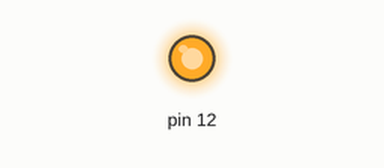
A sketch run on a simulated Arduino Uno, built with avr-gcc and run on an emulated ATmega328P. Parts: output pins drawn as LEDs (lit = HIGH).

Above: at 0.5 s.
At 20.0 s:
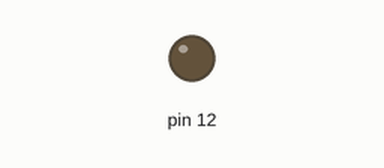
Timing chart, 0 to 27.3 s (numbered marks = the images above):
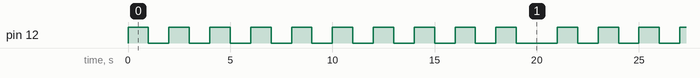

The sketch:

sketch_oct9a.ino
```cpp
void setup() {
  pinMode(12,OUTPUT);
}

void loop() {
  // put your main code here, to run repeatedly:
  for (int i=1; i<=10; i++) {
    digitalWrite(12, HIGH);
    delay(1000);
    digitalWrite(12, LOW);
    delay(1000);
  }
  delay(1000);

}
```

Measured:
- by itself, pin 12: repeats every 21.0 s: 9 × (LOW 1.0 s, HIGH 1.0 s), LOW 2.0 s, HIGH 1.0 s
- by itself, everything shown: repeats every 21.0 s, in 20 steps
